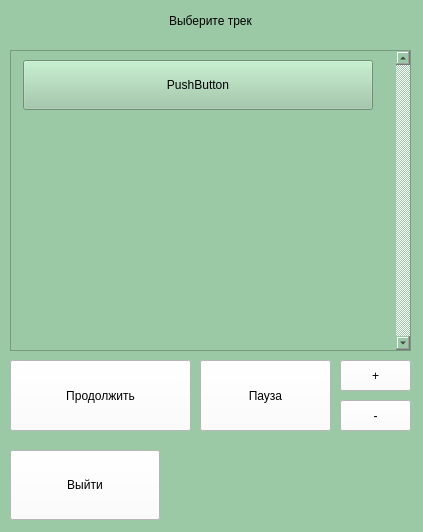
<?xml version="1.0" encoding="UTF-8"?>
<ui version="4.0">
 <class>MainWindow</class>
 <widget class="QMainWindow" name="MainWindow">
  <property name="geometry">
   <rect>
    <x>0</x>
    <y>0</y>
    <width>423</width>
    <height>532</height>
   </rect>
  </property>
  <property name="windowTitle">
   <string>Плеер</string>
  </property>
  <property name="styleSheet">
   <string notr="true">background-color: rgb(155, 200, 165);
</string>
  </property>
  <widget class="QWidget" name="centralwidget">
   <widget class="QLabel" name="label">
    <property name="geometry">
     <rect>
      <x>10</x>
      <y>0</y>
      <width>401</width>
      <height>41</height>
     </rect>
    </property>
    <property name="styleSheet">
     <string notr="true">color:rgb(0,0,0);font:18pt &quot;Arial&quot;;</string>
    </property>
    <property name="text">
     <string>Выберите трек</string>
    </property>
    <property name="alignment">
     <set>Qt::AlignCenter</set>
    </property>
   </widget>
   <widget class="QScrollArea" name="scrollArea">
    <property name="geometry">
     <rect>
      <x>10</x>
      <y>50</y>
      <width>401</width>
      <height>301</height>
     </rect>
    </property>
    <property name="minimumSize">
     <size>
      <width>0</width>
      <height>75</height>
     </size>
    </property>
    <property name="verticalScrollBarPolicy">
     <enum>Qt::ScrollBarAlwaysOn</enum>
    </property>
    <property name="widgetResizable">
     <bool>true</bool>
    </property>
    <widget class="QWidget" name="scrollAreaWidgetContents">
     <property name="geometry">
      <rect>
       <x>0</x>
       <y>0</y>
       <width>384</width>
       <height>299</height>
      </rect>
     </property>
     <layout class="QFormLayout" name="formLayout">
      <property name="sizeConstraint">
       <enum>QLayout::SetMaximumSize</enum>
      </property>
      <property name="horizontalSpacing">
       <number>20</number>
      </property>
      <property name="verticalSpacing">
       <number>-1</number>
      </property>
      <property name="leftMargin">
       <number>12</number>
      </property>
      <item row="0" column="0">
       <widget class="QPushButton" name="pushButton">
        <property name="minimumSize">
         <size>
          <width>350</width>
          <height>50</height>
         </size>
        </property>
        <property name="text">
         <string>PushButton</string>
        </property>
       </widget>
      </item>
     </layout>
    </widget>
   </widget>
   <widget class="QPushButton" name="button_quit">
    <property name="geometry">
     <rect>
      <x>10</x>
      <y>450</y>
      <width>150</width>
      <height>70</height>
     </rect>
    </property>
    <property name="styleSheet">
     <string notr="true">background-color: rgb(255,255,255);color:rgb(0,0,0);font: 18pt &quot;Arial&quot;;</string>
    </property>
    <property name="text">
     <string>Выйти</string>
    </property>
   </widget>
   <widget class="QPushButton" name="button_up">
    <property name="geometry">
     <rect>
      <x>340</x>
      <y>360</y>
      <width>71</width>
      <height>31</height>
     </rect>
    </property>
    <property name="styleSheet">
     <string notr="true">background-color: rgb(255,255,255);color:rgb(0,0,0);font: 18pt &quot;Arial&quot;;</string>
    </property>
    <property name="text">
     <string>+</string>
    </property>
   </widget>
   <widget class="QPushButton" name="button_down">
    <property name="geometry">
     <rect>
      <x>340</x>
      <y>400</y>
      <width>71</width>
      <height>31</height>
     </rect>
    </property>
    <property name="styleSheet">
     <string notr="true">background-color: rgb(255,255,255);color:rgb(0,0,0);font: 18pt &quot;Arial&quot;;</string>
    </property>
    <property name="text">
     <string>-</string>
    </property>
   </widget>
   <widget class="QPushButton" name="button_pause">
    <property name="geometry">
     <rect>
      <x>200</x>
      <y>360</y>
      <width>131</width>
      <height>71</height>
     </rect>
    </property>
    <property name="styleSheet">
     <string notr="true">background-color: rgb(255,255,255);color:rgb(0,0,0);font: 18pt &quot;Arial&quot;;</string>
    </property>
    <property name="text">
     <string>Пауза</string>
    </property>
   </widget>
   <widget class="QPushButton" name="button_play">
    <property name="geometry">
     <rect>
      <x>10</x>
      <y>360</y>
      <width>181</width>
      <height>71</height>
     </rect>
    </property>
    <property name="styleSheet">
     <string notr="true">background-color: rgb(255,255,255);color:rgb(0,0,0);font: 18pt &quot;Arial&quot;;</string>
    </property>
    <property name="text">
     <string>Продолжить</string>
    </property>
   </widget>
  </widget>
 </widget>
 <resources/>
 <connections/>
</ui>
